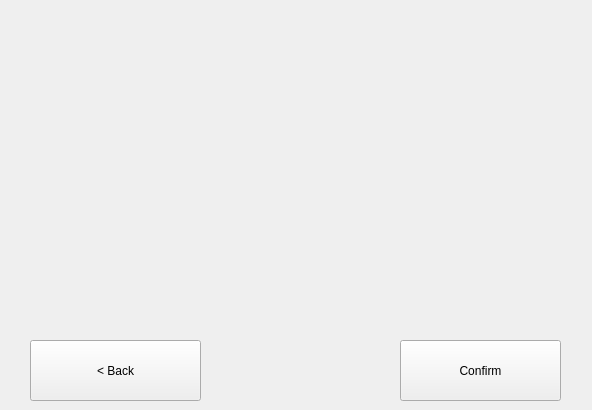
<?xml version="1.0" encoding="UTF-8"?>
<ui version="4.0">
 <class>CustomSumInput</class>
 <widget class="QWidget" name="CustomSumInput">
  <property name="geometry">
   <rect>
    <x>0</x>
    <y>0</y>
    <width>592</width>
    <height>410</height>
   </rect>
  </property>
  <property name="windowTitle">
   <string>Form</string>
  </property>
  <widget class="QWidget" name="verticalLayoutWidget">
   <property name="geometry">
    <rect>
     <x>40</x>
     <y>10</y>
     <width>521</width>
     <height>311</height>
    </rect>
   </property>
   <layout class="QVBoxLayout" name="mainLayout"/>
  </widget>
  <widget class="QPushButton" name="confirmButton">
   <property name="geometry">
    <rect>
     <x>400</x>
     <y>340</y>
     <width>161</width>
     <height>61</height>
    </rect>
   </property>
   <property name="text">
    <string>Confirm</string>
   </property>
  </widget>
  <widget class="QPushButton" name="confirmButton_2">
   <property name="geometry">
    <rect>
     <x>30</x>
     <y>340</y>
     <width>171</width>
     <height>61</height>
    </rect>
   </property>
   <property name="text">
    <string>&lt; Back</string>
   </property>
  </widget>
 </widget>
 <resources/>
 <connections/>
</ui>
